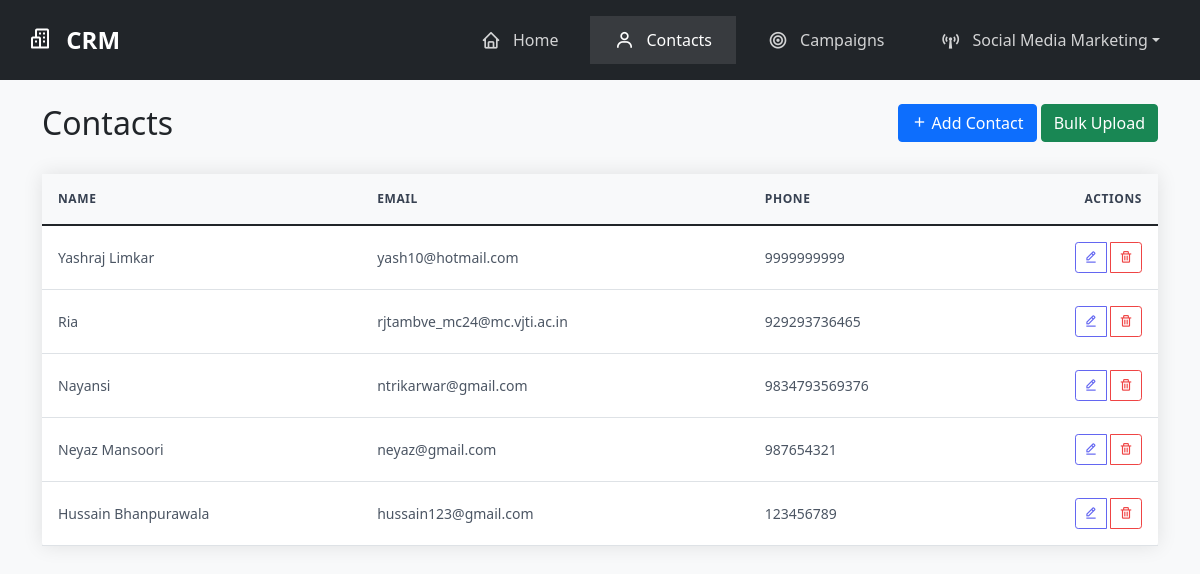
The app's page /contacts/, older data.
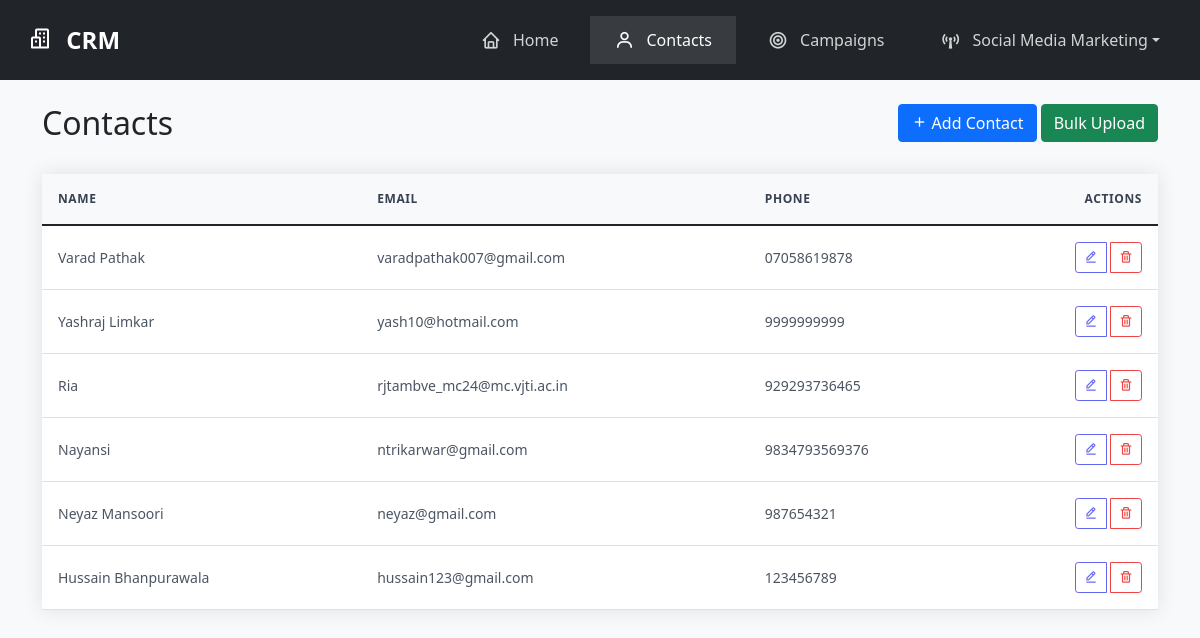
The same page, newer data.
### core/models.py (models this page shows, shortened)
class Contact(models.Model):
    name = models.CharField(max_length=100)
    email = models.EmailField(unique=True)
    phone = models.CharField(max_length=20)
    created_at = models.DateTimeField(auto_now_add=True)
    updated_at = models.DateTimeField(auto_now=True)

### core/views.py (the view)
# urls.py: path('contacts/', views.ContactListView.as_view(), name='contact_list'),
class ContactListView(ListView):
    model = Contact
    template_name = 'core/contact_list.html'
    context_object_name = 'contacts'
    ordering = ['-created_at']
    def get_context_data(self, **kwargs):
        context = super().get_context_data(**kwargs)
        context['bulk_form'] = BulkContactForm()
        return context

### core/templates/core/contact_list.html (shortened to what this page needs)
{% extends 'core/base.html' %}
{% load static %}
{% block content %}
<div class="container mt-4">
    <div class="row mb-4">
        <div class="col">
            <h2>Contacts</h2>
        </div>
        <div class="col-auto">
            <a href="{% url 'core:contact_create' %}" class="btn btn-primary">
                <i class="bx bx-plus"></i> Add Contact
            </a>
            <button type="button" class="btn btn-success" data-bs-toggle="modal" data-bs-target="#bulkUploadModal">
                Bulk Upload
            </button>
        </div>
    </div>
    <div class="card">
        <div class="card-body p-0">
            <div class="table-responsive">
                <table class="table table-hover mb-0">
                    <thead>
                        <tr>
                            <th>Name</th>
                            <th>Email</th>
                            <th>Phone</th>
                            <th class="text-end">Actions</th>
                        </tr>
                    </thead>
                    <tbody>
                        {% for contact in contacts %}
                        <tr>
                            <td>{{ contact.name }}</td>
                            <td>{{ contact.email }}</td>
                            <td>{{ contact.phone }}</td>
                            <td class="text-end">
                                <div class="btn-group">
                                    <a href="{% url 'core:contact_update' contact.pk %}" class="btn btn-sm btn-outline-primary">
                                        <i class="bx bx-edit-alt"></i>
                                    </a>
                                    <a href="{% url 'core:contact_delete' contact.pk %}" class="btn btn-sm btn-outline-danger">
                                        <i class="bx bx-trash"></i>
                                    </a>
                                </div>
                            </td>
                        </tr>
                        {% endfor %}
                    </tbody>
                </table>
            </div>
        </div>
    </div>
</div>
{% endblock %}

Row changes from the older to the newer data that the page shows:
added Contact: name "Varad Pathak", email "varadpathak007@gmail.com", phone "07058619878"
